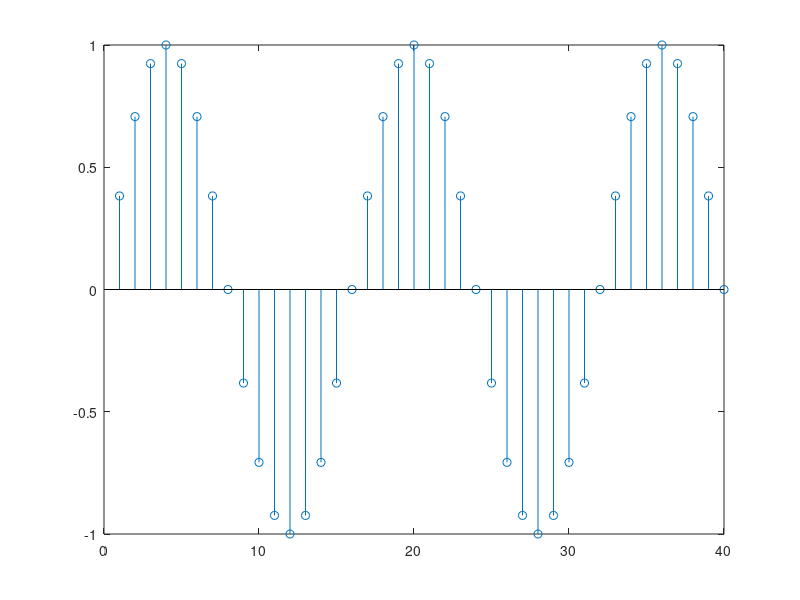

Reproduce this figure in MATLAB.
fr = 2;
t = 0:0.01:1;
f = sin(2*pi*fr*t);
sf = 32; % accuracy
n = 1:40; % number of point
%n = linspace(0,20,20);
x = sin(2*pi*(fr/sf)*n);
stem(n,x);